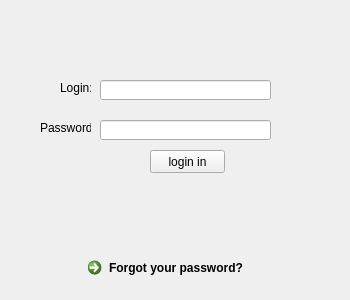
<?xml version="1.0" encoding="UTF-8"?>
<ui version="4.0">
 <class>Form</class>
 <widget class="QWidget" name="Form">
  <property name="geometry">
   <rect>
    <x>0</x>
    <y>0</y>
    <width>350</width>
    <height>300</height>
   </rect>
  </property>
  <property name="minimumSize">
   <size>
    <width>350</width>
    <height>300</height>
   </size>
  </property>
  <property name="maximumSize">
   <size>
    <width>350</width>
    <height>300</height>
   </size>
  </property>
  <property name="sizeIncrement">
   <size>
    <width>400</width>
    <height>300</height>
   </size>
  </property>
  <property name="baseSize">
   <size>
    <width>400</width>
    <height>300</height>
   </size>
  </property>
  <property name="windowTitle">
   <string>Login IN</string>
  </property>
  <widget class="QLineEdit" name="LoginLineEdit">
   <property name="geometry">
    <rect>
     <x>100</x>
     <y>80</y>
     <width>171</width>
     <height>20</height>
    </rect>
   </property>
  </widget>
  <widget class="QLineEdit" name="passwordLineEdit">
   <property name="geometry">
    <rect>
     <x>100</x>
     <y>120</y>
     <width>171</width>
     <height>20</height>
    </rect>
   </property>
   <property name="echoMode">
    <enum>QLineEdit::Password</enum>
   </property>
  </widget>
  <widget class="QPushButton" name="LoginInPushButton">
   <property name="geometry">
    <rect>
     <x>150</x>
     <y>150</y>
     <width>75</width>
     <height>23</height>
    </rect>
   </property>
   <property name="text">
    <string>login in</string>
   </property>
  </widget>
  <widget class="QCommandLinkButton" name="RegistrCommandLinkButton">
   <property name="geometry">
    <rect>
     <x>80</x>
     <y>250</y>
     <width>231</width>
     <height>41</height>
    </rect>
   </property>
   <property name="text">
    <string>Forgot your password?</string>
   </property>
  </widget>
  <widget class="QLabel" name="label">
   <property name="geometry">
    <rect>
     <x>60</x>
     <y>80</y>
     <width>31</width>
     <height>16</height>
    </rect>
   </property>
   <property name="text">
    <string>Login:</string>
   </property>
  </widget>
  <widget class="QLabel" name="label_2">
   <property name="geometry">
    <rect>
     <x>40</x>
     <y>120</y>
     <width>51</width>
     <height>16</height>
    </rect>
   </property>
   <property name="text">
    <string>Password:</string>
   </property>
  </widget>
 </widget>
 <resources/>
 <connections/>
</ui>
